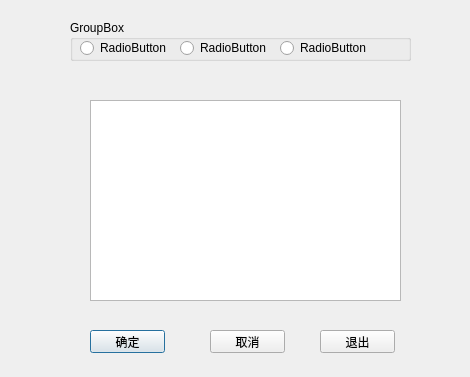
<?xml version="1.0" encoding="UTF-8"?>
<ui version="4.0">
 <class>Dialog</class>
 <widget class="QDialog" name="Dialog">
  <property name="geometry">
   <rect>
    <x>0</x>
    <y>0</y>
    <width>470</width>
    <height>377</height>
   </rect>
  </property>
  <property name="windowTitle">
   <string>Dialog</string>
  </property>
  <widget class="QGroupBox" name="groupBox">
   <property name="geometry">
    <rect>
     <x>70</x>
     <y>20</y>
     <width>341</width>
     <height>41</height>
    </rect>
   </property>
   <property name="title">
    <string>GroupBox</string>
   </property>
   <widget class="QRadioButton" name="radioButton">
    <property name="geometry">
     <rect>
      <x>10</x>
      <y>20</y>
      <width>89</width>
      <height>16</height>
     </rect>
    </property>
    <property name="text">
     <string>RadioButton</string>
    </property>
   </widget>
   <widget class="QRadioButton" name="radioButton_2">
    <property name="geometry">
     <rect>
      <x>110</x>
      <y>20</y>
      <width>89</width>
      <height>16</height>
     </rect>
    </property>
    <property name="text">
     <string>RadioButton</string>
    </property>
   </widget>
   <widget class="QRadioButton" name="radioButton_3">
    <property name="geometry">
     <rect>
      <x>210</x>
      <y>20</y>
      <width>89</width>
      <height>16</height>
     </rect>
    </property>
    <property name="text">
     <string>RadioButton</string>
    </property>
   </widget>
  </widget>
  <widget class="QPlainTextEdit" name="plainTextEdit">
   <property name="geometry">
    <rect>
     <x>90</x>
     <y>100</y>
     <width>311</width>
     <height>201</height>
    </rect>
   </property>
  </widget>
  <widget class="QPushButton" name="pushButton">
   <property name="geometry">
    <rect>
     <x>90</x>
     <y>330</y>
     <width>75</width>
     <height>23</height>
    </rect>
   </property>
   <property name="text">
    <string>确定</string>
   </property>
  </widget>
  <widget class="QPushButton" name="pushButton_2">
   <property name="geometry">
    <rect>
     <x>210</x>
     <y>330</y>
     <width>75</width>
     <height>23</height>
    </rect>
   </property>
   <property name="text">
    <string>取消</string>
   </property>
  </widget>
  <widget class="QPushButton" name="pushButton_3">
   <property name="geometry">
    <rect>
     <x>320</x>
     <y>330</y>
     <width>75</width>
     <height>23</height>
    </rect>
   </property>
   <property name="text">
    <string>退出</string>
   </property>
  </widget>
 </widget>
 <layoutdefault spacing="6" margin="11"/>
 <resources/>
 <connections>
  <connection>
   <sender>pushButton</sender>
   <signal>clicked()</signal>
   <receiver>Dialog</receiver>
   <slot>accept()</slot>
   <hints>
    <hint type="sourcelabel">
     <x>102</x>
     <y>336</y>
    </hint>
    <hint type="destinationlabel">
     <x>76</x>
     <y>341</y>
    </hint>
   </hints>
  </connection>
  <connection>
   <sender>pushButton_2</sender>
   <signal>clicked()</signal>
   <receiver>Dialog</receiver>
   <slot>reject()</slot>
   <hints>
    <hint type="sourcelabel">
     <x>252</x>
     <y>344</y>
    </hint>
    <hint type="destinationlabel">
     <x>218</x>
     <y>330</y>
    </hint>
   </hints>
  </connection>
  <connection>
   <sender>pushButton_3</sender>
   <signal>clicked()</signal>
   <receiver>Dialog</receiver>
   <slot>close()</slot>
   <hints>
    <hint type="sourcelabel">
     <x>357</x>
     <y>343</y>
    </hint>
    <hint type="destinationlabel">
     <x>412</x>
     <y>339</y>
    </hint>
   </hints>
  </connection>
 </connections>
</ui>
